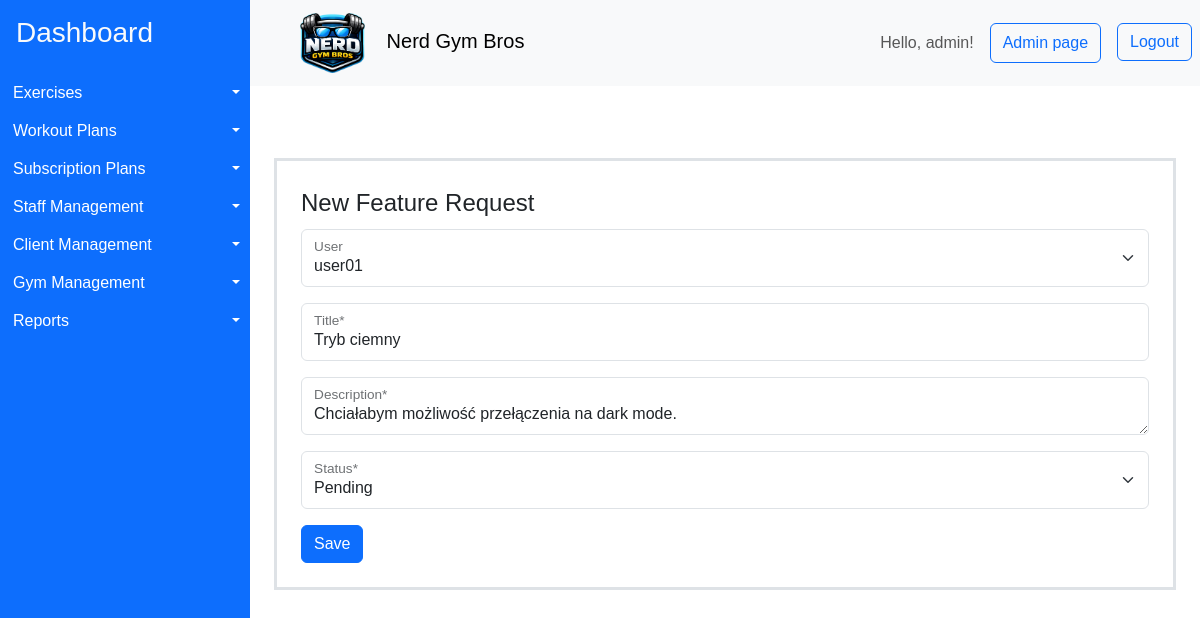
The app's page /feature-requests/1/update/ (signed in) with its own data.
### gymApp/models/additional.py (models this page shows, shortened)
class NewFeatureRequest(models.Model):
    user = models.ForeignKey(User, on_delete=models.CASCADE, null=True, blank=True)
    title = models.CharField(max_length=200)
    description = models.TextField()
    created_at = models.DateTimeField(auto_now_add=True)
    implemented_at = models.DateTimeField(null=True, blank=True)
    status = models.CharField(
        max_length=50,
        choices=[
            ("pending", "Pending"),
            ("accepted", "Accepted"),
            ("implemented", "Implemented"),
            ("rejected", "Rejected"),
        ],
        default="pending",
    )
    class Meta:
        indexes = [
            models.Index(fields=["user"]),
            models.Index(fields=["status"]),
            models.Index(fields=["created_at"]),
        ]

### gymApp/views/admin_page.py (the view)
class NewFeatureRequestUpdateView(
    LoginRequiredMixin, PermissionRequiredMixin, UpdateView
):
    model = NewFeatureRequest
    template_name = "gymApp/new_feature_request/form.html"
    success_url = reverse_lazy("new_feature_request_list")
    form_class = NewFeatureRequestForm
    permission_required = "gymApp.change_newfeaturerequest"
    raise_exception = True

### gymApp/forms/new_feature_request.py
class NewFeatureRequestForm(forms.ModelForm):
    def __init__(self, *args, **kwargs):
        super().__init__(*args, **kwargs)
        self.helper = FormHelper()
        self.helper.form_id = "new_feature_request_form"
        self.helper.form_method = "post"
        self.helper.layout = Layout(
            Fieldset(
                "New Feature Request",
                FloatingField("user"),
                FloatingField("title"),
                FloatingField("description"),
                FloatingField("status"),
            ),
            ButtonHolder(Submit("submit", "Save")),
        )
    class Meta:
        model = NewFeatureRequest
        fields = ["user", "title", "description", "status"]

### gymApp/templates/gymApp/new_feature_request/form.html (shortened to what this page needs)
{% extends "gymApp/layout.html" %}
{% load crispy_forms_tags %}
{% block content %}
<div class="container mt-5 p-4 border border-3" >
{% crispy form %}
</div>
{% endblock %}

### gymApp/templates/gymApp/layout.html (shortened to what this page needs)
{% load bootstrap_icons %}
{% load static %}
<!DOCTYPE html>
<html>
    <head>
        <link href="https://cdn.jsdelivr.net/npm/bootstrap@5.3.8/dist/css/bootstrap.min.css" rel="stylesheet">
        <link rel="stylesheet" href="{% static 'styles/styles.css' %}">
    </head>
    <body>
    <div class="container-fluid layout d-flex flex-row p-0">
      <aside class="sidebar bg-primary" id="sidebar">
        <a class="d-block h3 pt-3 ps-3 link-light link-underline-opacity-0" href="{% url 'home'%}">Dashboard</a>
        <ul class="list-group mt-4" style="white-space: nowrap;" >
          {% if perms.gymApp.view_exercise %}
            <li class="d-flex  btn-group" >
              <a href="{% url 'exercise_list' %}" class="d-block text-start btn btn-primary rounded-0 flex-grow-1 "> {% bs_icon 'person-walking' size='1.25em'  %} Exercises</a>
              <button type="button" class="d-block btn btn-primary rounded-0 dropdown-toggle dropdown-toggle-split flex-grow-0 flex-shrink-0 " data-bs-toggle="dropdown" aria-expanded="false">
              </button>
            </li>
          {% endif %}
          {% if perms.gymApp.view_workoutplan %}
            <li class="d-flex  btn-group">
              <a href="{% url 'workout_plan_list' %}" class="d-block text-start btn btn-primary rounded-0 flex-grow-1 "> {% bs_icon 'list-check' size='1.25em'  %} Workout Plans</a>
              <button type="button" class="d-block btn btn-primary rounded-0 dropdown-toggle dropdown-toggle-split flex-grow-0 flex-shrink-0 " data-bs-toggle="dropdown" aria-expanded="false">
              </button>
            </li>
          {% endif %}
          {% if perms.gymApp.view_subscriptionplan %}
            <li class="d-flex  btn-group">
              <a href="{% url 'subscription_plan_list' %}" class="d-block text-start btn btn-primary rounded-0 flex-grow-1 "> {% bs_icon 'currency-dollar' size='1.25em'  %} Subscription Plans</a>
              <button type="button" class="d-block btn btn-primary rounded-0 dropdown-toggle dropdown-toggle-split flex-grow-0 flex-shrink-0 " data-bs-toggle="dropdown" aria-expanded="false">
              </button>
            </li>
          {% endif %}
          {% if user.is_superuser %}
          <li class="d-flex  btn-group">
            <a href="{% url 'staff_list' %}" class="d-block text-start btn btn-primary rounded-0 flex-grow-1 "> {% bs_icon 'hammer' size='1.25em'  %} Staff Management</a>
            <button type="button" class="d-block btn btn-primary rounded-0 dropdown-toggle dropdown-toggle-split flex-grow-0 flex-shrink-0 " data-bs-toggle="dropdown" aria-expanded="false">
            </button>
          </li>
          {% endif %}
          {% if perms.gymApp.view_clientprofile %}
          <li class="d-flex  btn-group">
            <a href="{% url 'client_list' %}" class="d-block text-start btn btn-primary rounded-0 flex-grow-1 "> {% bs_icon 'people-fill' size='1.25em'  %} Client Management</a>
            <button type="button" class="d-block btn btn-primary rounded-0 dropdown-toggle dropdown-toggle-split flex-grow-0 flex-shrink-0 " data-bs-toggle="dropdown" aria-expanded="false">
            </button>
          </li>
          {% endif %}
          {% if perms.gymApp.view_gym %}
          <li class="d-flex  btn-group">
            <a href="{% url 'gym_list' %}" class="d-block text-start btn btn-primary rounded-0 flex-grow-1 "> {% bs_icon 'houses-fill' size='1.25em'  %} Gym Management</a>
            <button type="button" class="d-block btn btn-primary rounded-0 dropdown-toggle dropdown-toggle-split flex-grow-0 flex-shrink-0 " data-bs-toggle="dropdown" aria-expanded="false">
            </button>
          </li>
          {% endif %}
          <li class="d-flex  btn-group">
            <a href="{% url 'reports' %}" class="d-block text-start btn btn-primary rounded-0 flex-grow-1 "> {% bs_icon 'file-earmark-bar-graph-fill' size='1.25em'  %} Reports</a>
            <button type="button" class="d-block btn btn-primary rounded-0 dropdown-toggle dropdown-toggle-split flex-grow-0 flex-shrink-0 " data-bs-toggle="dropdown" aria-expanded="false">
            </button>
          </li>
        </ul>
      </aside>
      <div class="content container-fluid p-0">
        <nav class="navbar navbar-light bg-light p-2">
          <div class="d-flex align-items-center">
          <button class="btn toggle-btn" id="toggleBtn">{% bs_icon 'list' size='1.75em' color='blue' %}</button>
          <span class="navbar-brand mb-0 h1 ms-3"><img class="me-3" src="{% static 'assets/icons/logo.png' %}" alt="Nerd Gym Bros Logo" style="height: 3em;"> Nerd Gym Bros </span>
          </div>
          <div class="d-flex">
          <span class=" navbar-text me-3"> Hello, {{ user.username }}! </span>
          {% if user.is_superuser %}
            <button class="btn btn-outline-primary me-3" onclick="location.href='{% url 'admin:index' %}'">Admin page</button>
          {% endif %}
          <form method="post" action="{% url 'logout' %}">
              <button type="submit" class="btn btn-outline-primary">Logout</button>
          </form>
          </div>
        </nav>
        <main class='p-4'>
            {% block content %}{% endblock %}
        </main>
      </div>
    </div>
    </body>
</html>

### gymApp/static/styles/styles.css (style rules this page uses)
* { box-sizing: border-box; }
body { box-sizing: border-box; margin: 0; font-family: sans-serif; }
.layout { min-height: 100vh; }
.sidebar { overflow:hidden; transform: translateX(0); min-width: 250px; width: 250px; transition: width .15s ease-in-out; }
.toggle-btn { display: block; }

### records on screen
NewFeatureRequest: user "user01", title "Tryb ciemny", description "Chciałabym możliwość przełączenia na dark mode.", status "Pending"

### other values on screen
{{ user.username }} "admin"
